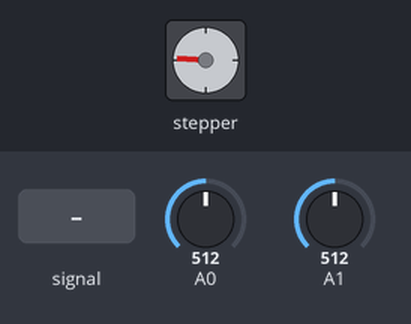
The sketch below on a simulated Arduino Uno, built with avr-gcc and run on an emulated ATmega328P. Shown: stepper motor. Wiring (inferred from the names in the program): stepper motor driver (200 steps per turn assumed): step pin 3; direction pin 4. The test bench sets the inputs (shaded band); at power-on: A0 = 512, A1 = 512. What the sketch prints to the serial monitor is not drawn.

Above: at 1.2 s.
1.3 s: A0 fed a 200 Hz sine of ±81 counts around its level
At 2.3 s:
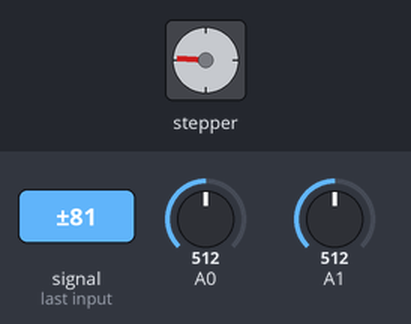
4.3 s: A1 fed a 200 Hz sine of ±81 counts around its level
At 5.3 s:
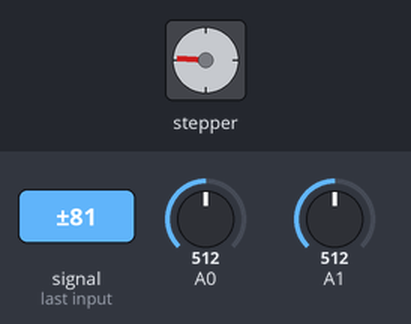
7.3 s: A0 set to 716
10.3 s: A1 set to 0
Timing chart, 0 to 60.8 s (numbered marks = the images above; inputs shaded):
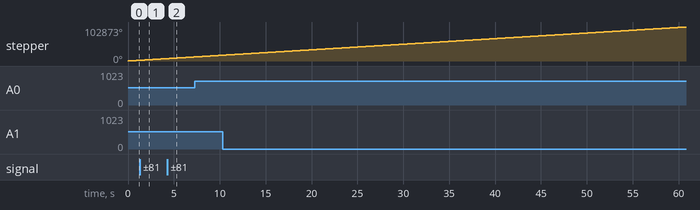

The sketch:

sketch_may01a.ino
```cpp
// defines pins numbers
const int stepPin = 3;
const int dirPin = 4;

int v0 = -1;
int v1 = -1;

void pureRead() {

  int old0 = v0;
  int old1 = v1;

  int count0 = 0;
  int value0 = 0;

  int count1 = 0;
  int value1 = 0;

  int i = 0;

  for (int i = 0; i< 8; i++) {

    if (i%2 == 0) {
      // A0
      int v = analogRead(A0);
      int d = abs(v - old0);

      if (d < 15 || old0 < 0) {
        value0 += v;
        count0 += 1;
      }
    } else {
      // A1;
      // A0
      int v = analogRead(A1);
      int d = abs(v - old1);

      if (d < 15 || old1 < 0) {
        value1 += v;
        count1 += 1;
      }
    }

  }

  if (count0 > 0) {
    v0 = value0/count0;
  } else {
    v0 = old0;
  }

  if (count1 > 1) {
    v1 = value1/count1;
  } else {
    v1 = old1;
  }


  Serial.write(255);
  Serial.write(v0 & 127);
  Serial.write((v0 >> 7) & 127);
  Serial.write(v1 & 127);
  Serial.write((v1 >> 7) & 127);
  //Serial.write(Serial.availableForWrite());


}

void setup() {
  // Sets the two pins as Outputs
  pinMode(stepPin,OUTPUT);
  pinMode(dirPin,OUTPUT);


  pinMode(A0, INPUT);
  pinMode(A1, INPUT);

  analogReference(INTERNAL);

   analogRead (A0);
   analogRead (A1);
  Serial.begin(115200);
  Serial.println ();

  ADCSRA &= ~(bit (ADPS0) | bit (ADPS1) | bit (ADPS2)); // clear prescaler bits
  ADCSRA |= bit (ADPS2);                               //  16

}


/*
 * analog read runs at 9kHz. 1kHZ = 1ms 9kHZ = 1/9ms
 * two analog reads need 2/9ms or 0.222ms or 222 microseconds
 *
 */

void move(int dir, int steps) {
   digitalWrite(dirPin,dir);
    for(int x = 0; x < steps; x++) {
    digitalWrite(stepPin,HIGH);

    unsigned long start = micros();
    pureRead();
    unsigned long finish = micros();
    delayMicroseconds(500 - (finish - start));
    digitalWrite(stepPin,LOW);
    start = micros();
    pureRead();
    finish = micros();
    delayMicroseconds(500 - (finish - start));
  }
}

void loop() {


  for (int i = 0; i<=10000; i++) {
    move(HIGH, 1000);
   }


}
```
